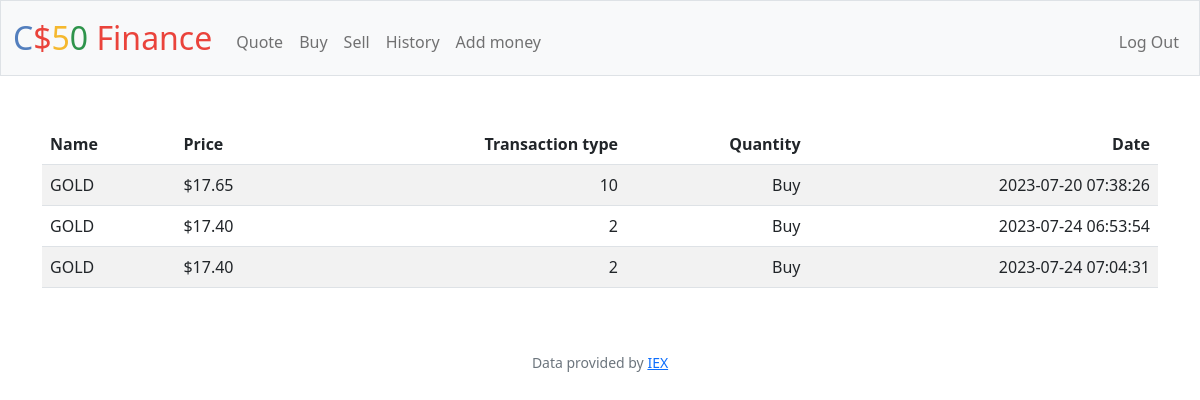
Screenshot of /history (signed in) with the database file from the repository.
### tables this page shows
CREATE TABLE historic (
    id INTEGER PRIMARY KEY AUTOINCREMENT NOT NULL,
    user_id INT NOT NULL,
    stock_name TEXT NOT NULL,
    price NUMERIC NOT NULL,
    quantity INT UNSIGNED,
    transaction_type TEXT NOT NULL,
    date TIMESTAMP DEFAULT CURRENT_TIMESTAMP,
    FOREIGN KEY (user_id) REFERENCES users(id)
);

### app.py (the view)
@app.route("/history")
@login_required
def history():
    historic_table = db.execute("SELECT stock_name, price, transaction_type, quantity, date FROM historic WHERE user_id = (?)", session["user_id"])
    return render_template("historic.html", historic_table=historic_table)

### app.py (called while the page is built)
@app.after_request
def after_request(response):
    response.headers["Cache-Control"] = "no-cache, no-store, must-revalidate"
    response.headers["Expires"] = 0
    response.headers["Pragma"] = "no-cache"
    return response

### helpers.py (called while the page is built)
def login_required(f):
    @wraps(f)
    def decorated_function(*args, **kwargs):
        if session.get("user_id") is None:
            return redirect("/login")
        return f(*args, **kwargs)
    return decorated_function

def usd(value):
    return f"${value:,.2f}"

### templates/historic.html (shortened to what this page needs)
{% extends "layout.html" %}
{% block main %}
    <table class="table table-striped">
        <thead>
            <tr>
                <th class="text-start">Name</th>
                <th class="text-start">Price</th>
                <th class="text-end">Transaction type</th>
                <th class="text-end">Quantity</th>
                <th class="text-end">Date</th>
            </tr>
        </thead>
        <tbody>
            {% for historic_table in historic_table %}
            <tr>
                <td class="text-start">{{ historic_table.stock_name }}</td>
                <td class="text-start">{{ historic_table.price | usd }}</td>
                <td class="text-end">{{ historic_table.quantity }}</td>
                <td class="text-end">{{ historic_table.transaction_type }}</td>
                <td class="text-end">{{ historic_table.date }}</td>
            </tr>
            {% endfor %}
        </tbody>
    </table>
{% endblock %}

### templates/layout.html (shortened to what this page needs)
<!DOCTYPE html>
<html lang="en">
    <head>
        <link href="https://cdn.jsdelivr.net/npm/bootstrap@5.1.3/dist/css/bootstrap.min.css" rel="stylesheet">
        <link href="/static/styles.css" rel="stylesheet">
    </head>
    <body>
        <nav class="bg-light border navbar navbar-expand-md navbar-light">
            <div class="container-fluid">
                <a class="navbar-brand" href="/"><span class="blue">C</span><span class="red">$</span><span class="yellow">5</span><span class="green">0</span> <span class="red">Finance</span></a>
                <div class="collapse navbar-collapse" id="navbar">
                    {% if session["user_id"] %}
                        <ul class="navbar-nav me-auto mt-2">
                            <li class="nav-item"><a class="nav-link" href="/quote">Quote</a></li>
                            <li class="nav-item"><a class="nav-link" href="/buy">Buy</a></li>
                            <li class="nav-item"><a class="nav-link" href="/sell">Sell</a></li>
                            <li class="nav-item"><a class="nav-link" href="/history">History</a></li>
                            <li class="nav-item"><a class="nav-link" href="/add">Add money</a></li>
                        </ul>
                        <ul class="navbar-nav ms-auto mt-2">
                            <li class="nav-item"><a class="nav-link" href="/logout">Log Out</a></li>
                        </ul>
                    {% else %}
                        <ul class="navbar-nav ms-auto mt-2">
                            <li class="nav-item"><a class="nav-link" href="/register">Register</a></li>
                            <li class="nav-item"><a class="nav-link" href="/login">Log In</a></li>
                        </ul>
                    {% endif %}
                </div>
            </div>
        </nav>
        <main class="container py-5 text-center">
            {% block main %}{% endblock %}
        </main>
        <footer class="mb-5 small text-center text-muted">
            Data provided by <a href="https://iexcloud.io/">IEX</a>
        </footer>
    </body>
</html>

### static/styles.css (style rules this page uses)
nav .navbar-brand { font-size: xx-large; }
nav .navbar-brand .blue { color: #537fbe; }
nav .navbar-brand .red { color: #ea433b; }
nav .navbar-brand .yellow { color: #f5b82e; }
nav .navbar-brand .green { color: #2e944b; }
.table>:not(:first-child) { border-top: 0px; }

### rows the page displays
historic: stock_name "GOLD", price "$17.65", quantity "10", transaction_type "Buy", date "2023-07-20 07:38:26"
historic: stock_name "GOLD", price "$17.40", quantity "2", transaction_type "Buy", date "2023-07-24 06:53:54"
historic: stock_name "GOLD", price "$17.40", quantity "2", transaction_type "Buy", date "2023-07-24 07:04:31"
